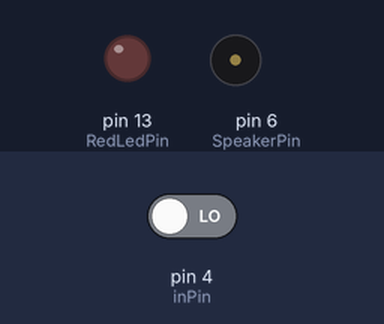
Simulated run of this sketch. Board: Arduino Uno, built with avr-gcc and run on an emulated ATmega328P. On the bench: output pins drawn as LEDs (lit = HIGH), buzzer (waves = sounding). The inputs (shaded band) are chosen by the test bench; at power-on: pin 4 (inPin) LOW.

Above: at 1.2 s.
1.3 s: pin 4 (inPin) driven HIGH
At 1.8 s:
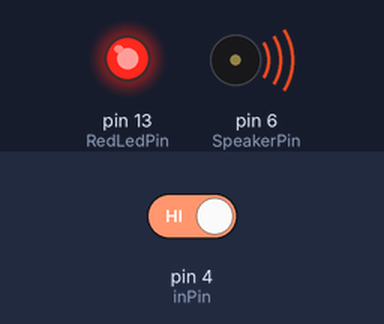
Timing chart, 0 to 10.3 s (numbered marks = the images above; inputs shaded):
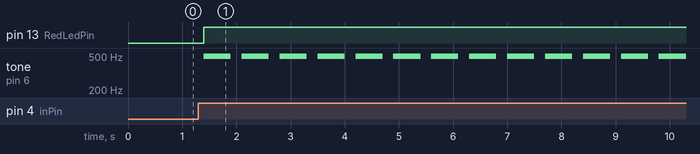

Measured:
- after the input at 1.3 s, pin 13 (RedLedPin): LOW → HIGH after 0.10 s; tone on pin 6 (SpeakerPin): alternates 494 Hz for 0.50 s and silent for 0.20 s, starting after 0.10 s

The sketch:

19_Interfacing_tilt_sensor_with_arduino.ino
```cpp
/***********************************************************
File name:   19  Interfacing tilt sensor with arduino. ino Description:
Let, Tilt sensor using buzzer tone the LED will blinks. ****************************/
int inPin = 4;                              //Establishes the number of the input pin (tilting sensor)
int reading;                                //Establishes the current reading from the input pin (tilting sensor)
int RedLedPin = 13;             //Establishes the number of the Red LED output pin
const int SpeakerPin = 6; // Establishes the number of the Speaker/Buzzer pin

void setup(){
  pinMode (inPin, INPUT);                   //This will set inPin as INPUT
  pinMode (RedLedPin, OUTPUT); //This will set RedLedPin as OUTPUT
}

void loop () {
  reading = digitalRead(inPin);      //This will read the output from the inPin(tilt sensor)
  if (reading == 1) {                               //If the reading is 1 or True it will process the codes under it
    digitalWrite(RedLedPin, HIGH);   // if the tilt sensor is tilted, it will turn the red LED ON

    tone(SpeakerPin, 494, 500);      // if the tilt sensor is tilted, turn the Speaker ON
   delay(500);                       //pause for 0.5 seconds

  } else {
    digitalWrite(RedLedPin, LOW);    //Turns off LED if no there is no tilt
 }
  delay(200);   // pause 200 milliseconds between readings
}
```
